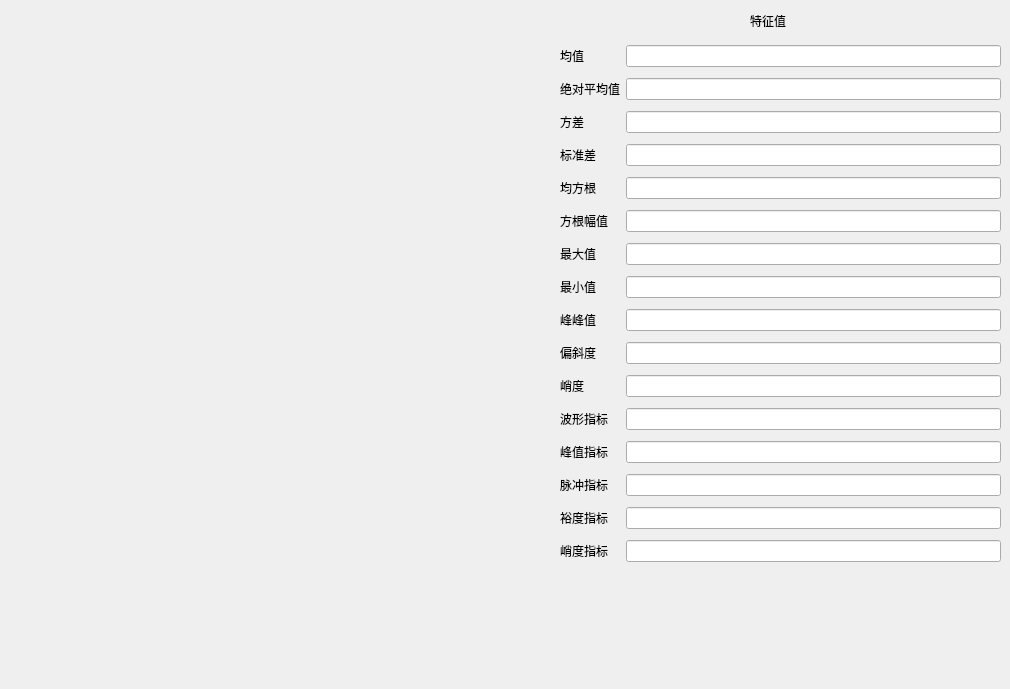
      <widget class="QWidget" name="tab_domain6">
       <attribute name="title">
        <string>时频域6</string>
       </attribute>
       <widget class="domain6" name="widget_6" native="true">
        <property name="geometry">
         <rect>
          <x>0</x>
          <y>0</y>
          <width>550</width>
          <height>680</height>
         </rect>
        </property>
       </widget>
       <widget class="QWidget" name="gridLayoutWidget_6">
        <property name="geometry">
         <rect>
          <x>560</x>
          <y>40</y>
          <width>441</width>
          <height>541</height>
         </rect>
        </property>
        <layout class="QGridLayout" name="gridLayout_6">
         <item row="8" column="4">
          <widget class="QLineEdit" name="value6_6"/>
         </item>
         <item row="10" column="4">
          <widget class="QLineEdit" name="value6_8"/>
         </item>
         <item row="4" column="2">
          <widget class="QLabel" name="label_86">
           <property name="text">
            <string>绝对平均值</string>
           </property>
          </widget>
         </item>
         <item row="9" column="2">
          <widget class="QLabel" name="label_87">
           <property name="text">
            <string>最大值</string>
           </property>
          </widget>
         </item>
         <item row="14" column="4">
          <widget class="QLineEdit" name="value6_12"/>
         </item>
         <item row="12" column="2">
          <widget class="QLabel" name="label_88">
           <property name="text">
            <string>偏斜度</string>
           </property>
          </widget>
         </item>
         <item row="18" column="2">
          <widget class="QLabel" name="label_89">
           <property name="text">
            <string>峭度指标</string>
           </property>
          </widget>
         </item>
         <item row="13" column="2">
          <widget class="QLabel" name="label_90">
           <property name="text">
            <string>峭度</string>
           </property>
          </widget>
         </item>
         <item row="16" column="2">
          <widget class="QLabel" name="label_91">
           <property name="text">
            <string>脉冲指标</string>
           </property>
          </widget>
         </item>
         <item row="15" column="2">
          <widget class="QLabel" name="label_92">
           <property name="text">
            <string>峰值指标</string>
           </property>
          </widget>
         </item>
         <item row="2" column="4">
          <widget class="QLineEdit" name="value6_1">
           <property name="text">
            <string/>
           </property>
           <property name="placeholderText">
            <string/>
           </property>
          </widget>
         </item>
         <item row="2" column="2">
          <widget class="QLabel" name="label_93">
           <property name="text">
            <string>均值</string>
           </property>
          </widget>
         </item>
         <item row="13" column="4">
          <widget class="QLineEdit" name="value6_11"/>
         </item>
         <item row="8" column="2">
          <widget class="QLabel" name="label_94">
           <property name="text">
            <string>方根幅值</string>
           </property>
          </widget>
         </item>
         <item row="17" column="2">
          <widget class="QLabel" name="label_95">
           <property name="text">
            <string>裕度指标</string>
           </property>
          </widget>
         </item>
         <item row="17" column="4">
          <widget class="QLineEdit" name="value6_15"/>
         </item>
         <item row="5" column="2">
          <widget class="QLabel" name="label_96">
           <property name="text">
            <string>方差</string>
           </property>
          </widget>
         </item>
         <item row="16" column="4">
          <widget class="QLineEdit" name="value6_14"/>
         </item>
         <item row="14" column="2">
          <widget class="QLabel" name="label_97">
           <property name="text">
            <string>波形指标</string>
           </property>
          </widget>
         </item>
         <item row="12" column="4">
          <widget class="QLineEdit" name="value6_10"/>
         </item>
         <item row="7" column="2">
          <widget class="QLabel" name="label_98">
           <property name="text">
            <string>均方根</string>
           </property>
          </widget>
         </item>
         <item row="6" column="2">
          <widget class="QLabel" name="label_99">
           <property name="text">
            <string>标准差</string>
           </property>
          </widget>
         </item>
         <item row="10" column="2">
          <widget class="QLabel" name="label_100">
           <property name="text">
            <string>最小值</string>
           </property>
          </widget>
         </item>
         <item row="9" column="4">
          <widget class="QLineEdit" name="value6_7"/>
         </item>
         <item row="4" column="4">
          <widget class="QLineEdit" name="value6_2"/>
         </item>
         <item row="6" column="4">
          <widget class="QLineEdit" name="value6_4"/>
         </item>
         <item row="11" column="4">
          <widget class="QLineEdit" name="value6_9"/>
         </item>
         <item row="11" column="2">
          <widget class="QLabel" name="label_101">
           <property name="text">
            <string>峰峰值</string>
           </property>
          </widget>
         </item>
         <item row="7" column="4">
          <widget class="QLineEdit" name="value6_5"/>
         </item>
         <item row="15" column="4">
          <widget class="QLineEdit" name="value6_13"/>
         </item>
         <item row="18" column="4">
          <widget class="QLineEdit" name="value6_16"/>
         </item>
         <item row="5" column="4">
          <widget class="QLineEdit" name="value6_3"/>
         </item>
        </layout>
       </widget>
       <widget class="QLabel" name="label_102">
        <property name="geometry">
         <rect>
          <x>750</x>
          <y>10</y>
          <width>61</width>
          <height>21</height>
         </rect>
        </property>
        <property name="styleSheet">
         <string notr="true">font: 12pt &quot;黑体&quot;;</string>
        </property>
        <property name="text">
         <string>特征值</string>
        </property>
       </widget>
      </widget>
